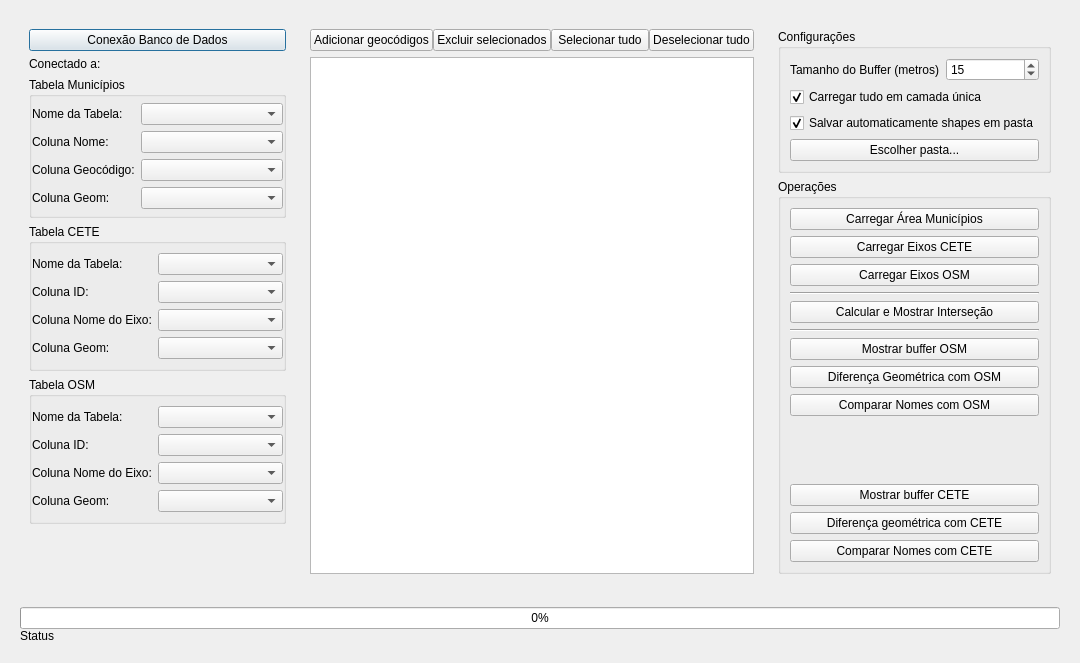
<?xml version="1.0" encoding="UTF-8"?>
<ui version="4.0">
 <class>Dialog</class>
 <widget class="QDialog" name="Dialog">
  <property name="geometry">
   <rect>
    <x>0</x>
    <y>0</y>
    <width>1080</width>
    <height>663</height>
   </rect>
  </property>
  <property name="minimumSize">
   <size>
    <width>1024</width>
    <height>0</height>
   </size>
  </property>
  <property name="windowTitle">
   <string>OSM nas bases de produção</string>
  </property>
  <layout class="QVBoxLayout" name="verticalLayout">
   <item>
    <layout class="QFormLayout" name="formLayout"/>
   </item>
   <item>
    <widget class="QWidget" name="horizontalWidget" native="true">
     <layout class="QHBoxLayout" name="horizontalLayout">
      <item>
       <widget class="QWidget" name="pan_left" native="true">
        <property name="minimumSize">
         <size>
          <width>275</width>
          <height>0</height>
         </size>
        </property>
        <property name="maximumSize">
         <size>
          <width>275</width>
          <height>16777215</height>
         </size>
        </property>
        <layout class="QVBoxLayout" name="verticalLayout_1">
         <item>
          <widget class="QPushButton" name="bt_database_connection">
           <property name="maximumSize">
            <size>
             <width>300</width>
             <height>16777215</height>
            </size>
           </property>
           <property name="text">
            <string>Conexão Banco de Dados</string>
           </property>
          </widget>
         </item>
         <item>
          <widget class="QLabel" name="lb_connected">
           <property name="text">
            <string>Conectado a:</string>
           </property>
          </widget>
         </item>
         <item>
          <widget class="QGroupBox" name="municipios_box">
           <property name="sizePolicy">
            <sizepolicy hsizetype="Minimum" vsizetype="Preferred">
             <horstretch>0</horstretch>
             <verstretch>0</verstretch>
            </sizepolicy>
           </property>
           <property name="minimumSize">
            <size>
             <width>0</width>
             <height>0</height>
            </size>
           </property>
           <property name="maximumSize">
            <size>
             <width>16777215</width>
             <height>16777215</height>
            </size>
           </property>
           <property name="title">
            <string>Tabela Municípios</string>
           </property>
           <layout class="QVBoxLayout" name="verticalLayout_5">
            <property name="spacing">
             <number>0</number>
            </property>
            <property name="leftMargin">
             <number>0</number>
            </property>
            <property name="topMargin">
             <number>6</number>
            </property>
            <property name="rightMargin">
             <number>0</number>
            </property>
            <property name="bottomMargin">
             <number>6</number>
            </property>
            <item>
             <layout class="QFormLayout" name="formLayout_2">
              <property name="horizontalSpacing">
               <number>6</number>
              </property>
              <property name="verticalSpacing">
               <number>6</number>
              </property>
              <item row="0" column="0">
               <widget class="QLabel" name="lb_table_name_municipio">
                <property name="text">
                 <string>Nome da Tabela:</string>
                </property>
               </widget>
              </item>
              <item row="1" column="0">
               <widget class="QLabel" name="lb_field_name_municipio">
                <property name="text">
                 <string>Coluna Nome:</string>
                </property>
               </widget>
              </item>
              <item row="2" column="0">
               <widget class="QLabel" name="lb_field_geocod_municipio">
                <property name="text">
                 <string>Coluna Geocódigo:</string>
                </property>
               </widget>
              </item>
              <item row="3" column="0">
               <widget class="QLabel" name="lb_field_geom_municipio">
                <property name="text">
                 <string>Coluna Geom:</string>
                </property>
               </widget>
              </item>
              <item row="0" column="1">
               <widget class="QComboBox" name="cb_table_name_municipio">
                <property name="toolTip">
                 <string>&lt;html&gt;&lt;head/&gt;&lt;body&gt;&lt;p&gt;Nome da tabela municípios&lt;/p&gt;&lt;/body&gt;&lt;/html&gt;</string>
                </property>
               </widget>
              </item>
              <item row="1" column="1">
               <widget class="QComboBox" name="cb_field_name_municipio">
                <property name="toolTip">
                 <string>&lt;html&gt;&lt;head/&gt;&lt;body&gt;&lt;p&gt;Coluna que guarda o nome do município&lt;/p&gt;&lt;/body&gt;&lt;/html&gt;</string>
                </property>
               </widget>
              </item>
              <item row="2" column="1">
               <widget class="QComboBox" name="cb_field_geocod_municipio">
                <property name="toolTip">
                 <string>&lt;html&gt;&lt;head/&gt;&lt;body&gt;&lt;p&gt;Coluna com geocódigo&lt;/p&gt;&lt;/body&gt;&lt;/html&gt;</string>
                </property>
               </widget>
              </item>
              <item row="3" column="1">
               <widget class="QComboBox" name="cb_field_geom_municipio">
                <property name="toolTip">
                 <string>&lt;html&gt;&lt;head/&gt;&lt;body&gt;&lt;p&gt;Coluna que guarda a área do município&lt;/p&gt;&lt;/body&gt;&lt;/html&gt;</string>
                </property>
               </widget>
              </item>
             </layout>
            </item>
           </layout>
          </widget>
         </item>
         <item>
          <widget class="QGroupBox" name="table_cete_box">
           <property name="maximumSize">
            <size>
             <width>300</width>
             <height>16777215</height>
            </size>
           </property>
           <property name="title">
            <string>Tabela CETE</string>
           </property>
           <layout class="QVBoxLayout" name="verticalLayout_6">
            <property name="leftMargin">
             <number>0</number>
            </property>
            <property name="rightMargin">
             <number>0</number>
            </property>
            <item>
             <layout class="QFormLayout" name="formLayout_3">
              <item row="0" column="0">
               <widget class="QLabel" name="lb_table_name_cete">
                <property name="text">
                 <string>Nome da Tabela:</string>
                </property>
               </widget>
              </item>
              <item row="1" column="0">
               <widget class="QLabel" name="lb_field_id_cete">
                <property name="text">
                 <string>Coluna ID:</string>
                </property>
               </widget>
              </item>
              <item row="2" column="0">
               <widget class="QLabel" name="lb_field_name_cete">
                <property name="text">
                 <string>Coluna Nome do Eixo:</string>
                </property>
               </widget>
              </item>
              <item row="3" column="0">
               <widget class="QLabel" name="lb_field_geom_cete">
                <property name="text">
                 <string>Coluna Geom:</string>
                </property>
               </widget>
              </item>
              <item row="0" column="1">
               <widget class="QComboBox" name="cb_table_name_cete">
                <property name="toolTip">
                 <string>&lt;html&gt;&lt;head/&gt;&lt;body&gt;&lt;p&gt;Nome da tabela da CETE no banco&lt;/p&gt;&lt;/body&gt;&lt;/html&gt;</string>
                </property>
               </widget>
              </item>
              <item row="1" column="1">
               <widget class="QComboBox" name="cb_field_id_cete">
                <property name="toolTip">
                 <string>&lt;html&gt;&lt;head/&gt;&lt;body&gt;&lt;p&gt;Coluna ID, identificador único&lt;/p&gt;&lt;/body&gt;&lt;/html&gt;</string>
                </property>
               </widget>
              </item>
              <item row="2" column="1">
               <widget class="QComboBox" name="cb_field_name_cete">
                <property name="toolTip">
                 <string>&lt;html&gt;&lt;head/&gt;&lt;body&gt;&lt;p&gt;Coluna que guarda o nome do eixo na tabela CETE&lt;/p&gt;&lt;/body&gt;&lt;/html&gt;</string>
                </property>
               </widget>
              </item>
              <item row="3" column="1">
               <widget class="QComboBox" name="cb_field_geom_cete">
                <property name="toolTip">
                 <string>&lt;html&gt;&lt;head/&gt;&lt;body&gt;&lt;p&gt;Coluna que guarda a geometria da tabela CETE&lt;/p&gt;&lt;/body&gt;&lt;/html&gt;</string>
                </property>
               </widget>
              </item>
             </layout>
            </item>
           </layout>
          </widget>
         </item>
         <item>
          <widget class="QGroupBox" name="table_osm_box">
           <property name="maximumSize">
            <size>
             <width>300</width>
             <height>16777215</height>
            </size>
           </property>
           <property name="title">
            <string>Tabela OSM</string>
           </property>
           <layout class="QVBoxLayout" name="verticalLayout_7">
            <property name="leftMargin">
             <number>0</number>
            </property>
            <property name="rightMargin">
             <number>0</number>
            </property>
            <item>
             <layout class="QFormLayout" name="formLayout_4">
              <item row="0" column="0">
               <widget class="QLabel" name="lb_table_name_osm">
                <property name="text">
                 <string>Nome da Tabela:</string>
                </property>
               </widget>
              </item>
              <item row="1" column="0">
               <widget class="QLabel" name="lb_field_id_osm">
                <property name="text">
                 <string>Coluna ID:</string>
                </property>
               </widget>
              </item>
              <item row="2" column="0">
               <widget class="QLabel" name="lb_field_name_osm">
                <property name="text">
                 <string>Coluna Nome do Eixo:</string>
                </property>
               </widget>
              </item>
              <item row="3" column="0">
               <widget class="QLabel" name="lb_field_geom_osm">
                <property name="text">
                 <string>Coluna Geom:</string>
                </property>
               </widget>
              </item>
              <item row="0" column="1">
               <widget class="QComboBox" name="cb_table_name_osm">
                <property name="toolTip">
                 <string>&lt;html&gt;&lt;head/&gt;&lt;body&gt;&lt;p&gt;Nome da tabela da OSM no banco&lt;/p&gt;&lt;/body&gt;&lt;/html&gt;</string>
                </property>
               </widget>
              </item>
              <item row="1" column="1">
               <widget class="QComboBox" name="cb_field_id_osm">
                <property name="toolTip">
                 <string>&lt;html&gt;&lt;head/&gt;&lt;body&gt;&lt;p&gt;Coluna ID, identificador único&lt;/p&gt;&lt;/body&gt;&lt;/html&gt;</string>
                </property>
               </widget>
              </item>
              <item row="2" column="1">
               <widget class="QComboBox" name="cb_field_name_osm">
                <property name="toolTip">
                 <string>&lt;html&gt;&lt;head/&gt;&lt;body&gt;&lt;p&gt;Coluna que guarda o nome do eixo na tabela OSM&lt;/p&gt;&lt;/body&gt;&lt;/html&gt;</string>
                </property>
               </widget>
              </item>
              <item row="3" column="1">
               <widget class="QComboBox" name="cb_field_geom_osm">
                <property name="toolTip">
                 <string>&lt;html&gt;&lt;head/&gt;&lt;body&gt;&lt;p&gt;Coluna que guarda a geometria da tabela OSM&lt;/p&gt;&lt;/body&gt;&lt;/html&gt;</string>
                </property>
               </widget>
              </item>
             </layout>
            </item>
           </layout>
          </widget>
         </item>
         <item>
          <spacer name="verticalSpacer_2">
           <property name="orientation">
            <enum>Qt::Vertical</enum>
           </property>
           <property name="sizeHint" stdset="0">
            <size>
             <width>20</width>
             <height>40</height>
            </size>
           </property>
          </spacer>
         </item>
        </layout>
       </widget>
      </item>
      <item>
       <widget class="QWidget" name="pan_middle" native="true">
        <layout class="QVBoxLayout" name="verticalLayout_8">
         <item>
          <widget class="QWidget" name="table_operations_box" native="true">
           <layout class="QHBoxLayout" name="horizontalLayout_2">
            <property name="spacing">
             <number>0</number>
            </property>
            <property name="margin">
             <number>0</number>
            </property>
            <item>
             <widget class="QPushButton" name="bt_table_add">
              <property name="text">
               <string>Adicionar geocódigos</string>
              </property>
             </widget>
            </item>
            <item>
             <widget class="QPushButton" name="bt_table_remove">
              <property name="text">
               <string>Excluir selecionados</string>
              </property>
             </widget>
            </item>
            <item>
             <widget class="QPushButton" name="bt_table_select_all">
              <property name="text">
               <string>Selecionar tudo</string>
              </property>
             </widget>
            </item>
            <item>
             <widget class="QPushButton" name="bt_table_deselect_all">
              <property name="text">
               <string>Deselecionar tudo</string>
              </property>
             </widget>
            </item>
           </layout>
          </widget>
         </item>
         <item>
          <widget class="QWidget" name="widget_2" native="true">
           <layout class="QHBoxLayout" name="horizontalLayout_3">
            <property name="spacing">
             <number>0</number>
            </property>
            <property name="margin">
             <number>0</number>
            </property>
            <item>
             <widget class="QTableView" name="table_municipios"/>
            </item>
           </layout>
          </widget>
         </item>
        </layout>
       </widget>
      </item>
      <item>
       <widget class="QWidget" name="pan_right" native="true">
        <property name="minimumSize">
         <size>
          <width>200</width>
          <height>0</height>
         </size>
        </property>
        <layout class="QVBoxLayout" name="verticalLayout_2">
         <item>
          <widget class="QGroupBox" name="config_box">
           <property name="title">
            <string>Configurações</string>
           </property>
           <layout class="QVBoxLayout" name="verticalLayout_10">
            <item>
             <layout class="QFormLayout" name="formLayout_5">
              <property name="fieldGrowthPolicy">
               <enum>QFormLayout::AllNonFixedFieldsGrow</enum>
              </property>
              <item row="0" column="0">
               <widget class="QLabel" name="lb_buffer_size">
                <property name="text">
                 <string>Tamanho do Buffer (metros)</string>
                </property>
               </widget>
              </item>
              <item row="0" column="1">
               <widget class="QSpinBox" name="txt_buffer_size">
                <property name="toolTip">
                 <string>&lt;html&gt;&lt;head/&gt;&lt;body&gt;&lt;p&gt;Tamanho do buffer usado para calcular a interseção entre mapas (padrão 15m)&lt;/p&gt;&lt;/body&gt;&lt;/html&gt;</string>
                </property>
                <property name="value">
                 <number>15</number>
                </property>
               </widget>
              </item>
             </layout>
            </item>
            <item>
             <widget class="QCheckBox" name="check_all_one_layer">
              <property name="toolTip">
               <string>&lt;html&gt;&lt;head/&gt;&lt;body&gt;&lt;p&gt;Permitir que o resultados das consultas sejam exibidos em uma única camada&lt;/p&gt;&lt;/body&gt;&lt;/html&gt;</string>
              </property>
              <property name="text">
               <string>Carregar tudo em camada única</string>
              </property>
              <property name="checked">
               <bool>true</bool>
              </property>
             </widget>
            </item>
            <item>
             <widget class="QCheckBox" name="check_save_folder">
              <property name="toolTip">
               <string>&lt;html&gt;&lt;head/&gt;&lt;body&gt;&lt;p&gt;Perrmitir salvamento automático dos resultados em formato shapefile&lt;/p&gt;&lt;/body&gt;&lt;/html&gt;</string>
              </property>
              <property name="text">
               <string>Salvar automaticamente shapes em pasta</string>
              </property>
              <property name="checked">
               <bool>true</bool>
              </property>
             </widget>
            </item>
            <item>
             <widget class="QPushButton" name="bt_choose_folder">
              <property name="toolTip">
               <string>&lt;html&gt;&lt;head/&gt;&lt;body&gt;&lt;p&gt;Selecione pasta para salvar shapefiles dos resultados das operações&lt;/p&gt;&lt;/body&gt;&lt;/html&gt;</string>
              </property>
              <property name="text">
               <string>Escolher pasta...</string>
              </property>
             </widget>
            </item>
           </layout>
          </widget>
         </item>
         <item>
          <widget class="QGroupBox" name="operations_box">
           <property name="title">
            <string>Operações</string>
           </property>
           <layout class="QVBoxLayout" name="verticalLayout_3">
            <item>
             <widget class="QPushButton" name="bt_load_municipios">
              <property name="toolTip">
               <string>&lt;html&gt;&lt;head/&gt;&lt;body&gt;&lt;p&gt;Carrega uma camada com a área de todos municípios da tabela&lt;/p&gt;&lt;/body&gt;&lt;/html&gt;</string>
              </property>
              <property name="text">
               <string>Carregar Área Municípios</string>
              </property>
             </widget>
            </item>
            <item>
             <widget class="QPushButton" name="bt_load_roads_cete">
              <property name="toolTip">
               <string>&lt;html&gt;&lt;head/&gt;&lt;body&gt;&lt;p&gt;Carrega uma camada com os eixos de logradouro da CETE contidos dentro dos municípios com geocódigos selecionados na tabela.&lt;/p&gt;&lt;/body&gt;&lt;/html&gt;</string>
              </property>
              <property name="text">
               <string>Carregar Eixos CETE</string>
              </property>
             </widget>
            </item>
            <item>
             <widget class="QPushButton" name="bt_load_roads_osm">
              <property name="toolTip">
               <string>&lt;html&gt;&lt;head/&gt;&lt;body&gt;&lt;p&gt;Carrega uma camada com os eixos de logradouro da OSM contidos dentro dos municípios com geocódigos selecionados na tabela.&lt;/p&gt;&lt;/body&gt;&lt;/html&gt;</string>
              </property>
              <property name="text">
               <string>Carregar Eixos OSM</string>
              </property>
             </widget>
            </item>
            <item>
             <widget class="Line" name="line">
              <property name="orientation">
               <enum>Qt::Horizontal</enum>
              </property>
             </widget>
            </item>
            <item>
             <widget class="QPushButton" name="bt_calc_intersection">
              <property name="toolTip">
               <string>&lt;html&gt;&lt;head/&gt;&lt;body&gt;&lt;p&gt;Calcula e mostra a interseção de eixos entre as duas tabelas levendo em cosideração os geocódigos selecionados.&lt;/p&gt;&lt;p&gt;O calculo da interseção utiliza o tamanho do buffer nos eixos para determinar quais linhas são equivalentes nos dois mapas.&lt;/p&gt;&lt;/body&gt;&lt;/html&gt;</string>
              </property>
              <property name="text">
               <string>Calcular e Mostrar Interseção</string>
              </property>
             </widget>
            </item>
            <item>
             <widget class="Line" name="line_2">
              <property name="orientation">
               <enum>Qt::Horizontal</enum>
              </property>
             </widget>
            </item>
            <item>
             <widget class="QPushButton" name="bt_show_buffer_osm">
              <property name="toolTip">
               <string>&lt;html&gt;&lt;head/&gt;&lt;body&gt;&lt;p&gt;Mostra uma camada dos eixos da OSM com um buffer do tamanho especificado nas configurações&lt;/p&gt;&lt;/body&gt;&lt;/html&gt;</string>
              </property>
              <property name="text">
               <string>Mostrar buffer OSM</string>
              </property>
             </widget>
            </item>
            <item>
             <widget class="QPushButton" name="bt_diff_osm">
              <property name="toolTip">
               <string>&lt;html&gt;&lt;head/&gt;&lt;body&gt;&lt;p&gt;Executa no banco a consulta de diferença geométrica para cada município com geocódigo selecionado na tabela ao lado.Esta consulta vai trazer como resultado os eixos do mapa da OSM que não estão presentes no mapa da CETE.&lt;/p&gt;&lt;p&gt;A fundo, utiliza o cálculo de interseção para determinar os eixos iguais nos dois mapas para então tirar a diferença.&lt;/p&gt;&lt;/body&gt;&lt;/html&gt;</string>
              </property>
              <property name="text">
               <string>Diferença Geométrica com OSM</string>
              </property>
             </widget>
            </item>
            <item>
             <widget class="QPushButton" name="bt_compare_name_osm">
              <property name="toolTip">
               <string>&lt;html&gt;&lt;head/&gt;&lt;body&gt;&lt;p&gt;Faz uma checagem para verificação de nomes de eixos de logradouro sem nome no mapa da CETE mas que tenham nome no mapa da OSM.&lt;/p&gt;&lt;/body&gt;&lt;/html&gt;</string>
              </property>
              <property name="text">
               <string>Comparar Nomes com OSM</string>
              </property>
             </widget>
            </item>
            <item>
             <spacer name="verticalSpacer">
              <property name="orientation">
               <enum>Qt::Vertical</enum>
              </property>
              <property name="sizeHint" stdset="0">
               <size>
                <width>20</width>
                <height>40</height>
               </size>
              </property>
             </spacer>
            </item>
            <item>
             <widget class="QPushButton" name="bt_show_buffer_cete">
              <property name="toolTip">
               <string>&lt;html&gt;&lt;head/&gt;&lt;body&gt;&lt;p&gt;Mostra uma camada dos eixos da CETE com um buffer do tamanho especificado nas configurações&lt;/p&gt;&lt;/body&gt;&lt;/html&gt;</string>
              </property>
              <property name="text">
               <string>Mostrar buffer CETE</string>
              </property>
             </widget>
            </item>
            <item>
             <widget class="QPushButton" name="bt_diff_cete">
              <property name="toolTip">
               <string>&lt;html&gt;&lt;head/&gt;&lt;body&gt;&lt;p&gt;Executa no banco a consulta de diferença geométrica para cada município com geocódigo selecionado na tabela ao lado.Esta consulta vai trazer como resultado os eixos do mapa da CETE que não estão presentes no mapa da OSM.&lt;/p&gt;&lt;p&gt;A fundo, utiliza o cálculo de interseção para determinar os eixos iguais nos dois mapas para então tirar a diferença.&lt;/p&gt;&lt;/body&gt;&lt;/html&gt;</string>
              </property>
              <property name="text">
               <string>Diferença geométrica com CETE</string>
              </property>
             </widget>
            </item>
            <item>
             <widget class="QPushButton" name="bt_compare_name_cete">
              <property name="toolTip">
               <string>&lt;html&gt;&lt;head/&gt;&lt;body&gt;&lt;p&gt;Faz uma checagem para verificação de nomes de eixos de logradouro sem nome no mapa da OSM mas que tenham nome no mapa da CETE.&lt;/p&gt;&lt;/body&gt;&lt;/html&gt;</string>
              </property>
              <property name="text">
               <string>Comparar Nomes com CETE</string>
              </property>
             </widget>
            </item>
           </layout>
          </widget>
         </item>
        </layout>
       </widget>
      </item>
     </layout>
    </widget>
   </item>
   <item>
    <widget class="QWidget" name="progress_box" native="true">
     <layout class="QVBoxLayout" name="verticalLayout_4">
      <property name="spacing">
       <number>0</number>
      </property>
      <item>
       <widget class="QProgressBar" name="progress_bar">
        <property name="value">
         <number>0</number>
        </property>
        <property name="alignment">
         <set>Qt::AlignCenter</set>
        </property>
       </widget>
      </item>
      <item>
       <widget class="QLabel" name="progress_status">
        <property name="font">
         <font>
          <pointsize>9</pointsize>
         </font>
        </property>
        <property name="text">
         <string>Status</string>
        </property>
       </widget>
      </item>
     </layout>
    </widget>
   </item>
  </layout>
 </widget>
 <resources/>
 <connections/>
</ui>
